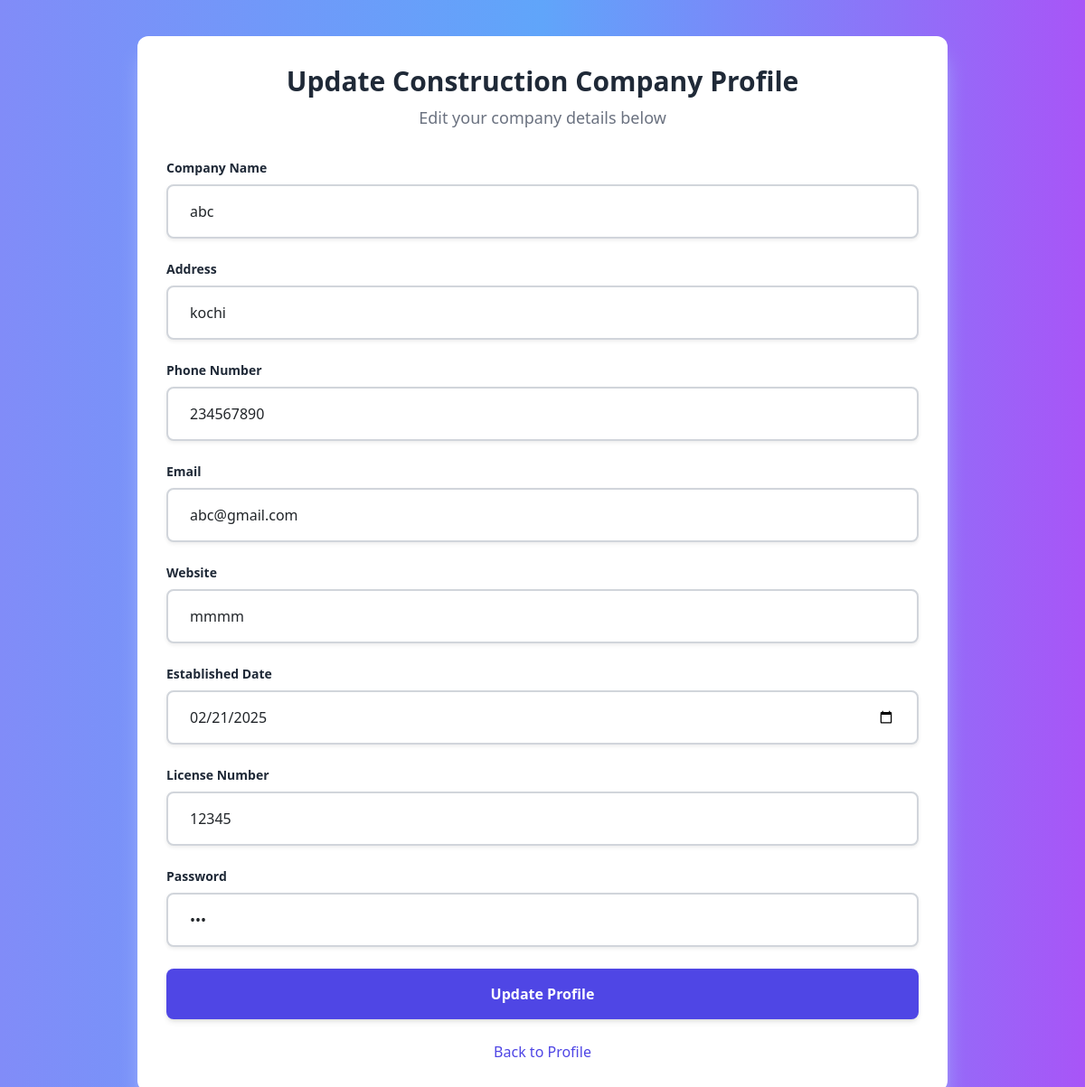
The app's page /constupdateprofile/ (signed in) with its own data.
### realapp/models.py (models this page shows, shortened)
class Construction(models.Model):
    name = models.CharField(max_length=255)
    address = models.CharField(max_length=500)
    phone_no = models.CharField(max_length=15)
    email = models.EmailField()
    website = models.URLField(blank=True, null=True)
    established_date = models.DateField()
    license_no = models.CharField(max_length=100, unique=True)
    password=models.CharField(max_length=10)

### realapp/views.py (the view, shortened to what this page needs)
# urls.py: path('constupdateprofile/', views.constupdateprofile, name='constupdateprofile'),
def constupdateprofile(request):
    if 'license_no' in request.session:
        license_no = request.session['license_no']
        try:
            user = models.Construction.objects.get(license_no=license_no)
            return render(request, 'constupdateprofile.html', {'user': user})
        except models.Construction.DoesNotExist:
            alert = "<script>alert('User not found. Please log in again.');window.location.href = '/constlogin/';</script>"
            return HttpResponse(alert)
    else:
        return redirect('/constlogin/')

### realapp/templates/constupdateprofile.html (shortened to what this page needs)
<!DOCTYPE html>
<html lang="en">
<head>
    <script src="https://cdn.tailwindcss.com"></script>
    <link href="https://cdn.jsdelivr.net/npm/bootstrap@5.3.0-alpha1/dist/css/bootstrap.min.css" rel="stylesheet">
</head>
<body class="bg-gradient-to-r from-indigo-400 via-blue-400 to-purple-500">
    <div class="container mx-auto px-4 py-10">
        <div class="max-w-4xl mx-auto bg-white p-8 rounded-xl shadow-xl shadow-indigo-300">
            <div class="text-center mb-8">
                <h2 class="text-3xl font-extrabold text-gray-800">Update Construction Company Profile</h2>
                <p class="text-lg text-gray-500 mt-2">Edit your company details below</p>
            </div>
            <form method="POST">
                <div class="mb-6">
                    <label for="name" class="block text-sm font-semibold text-gray-800 mb-2">Company Name</label>
                    <input type="text" id="name" name="name" class="w-full px-4 py-3 border-2 border-gray-300 rounded-lg shadow-sm focus:outline-none focus:ring-2 focus:ring-indigo-600 focus:border-indigo-500 transition duration-200 ease-in-out" value="{{ user.name }}" required>
                </div>
                <div class="mb-6">
                    <label for="address" class="block text-sm font-semibold text-gray-800 mb-2">Address</label>
                    <input type="text" id="address" name="address" class="w-full px-4 py-3 border-2 border-gray-300 rounded-lg shadow-sm focus:outline-none focus:ring-2 focus:ring-indigo-600 focus:border-indigo-500 transition duration-200 ease-in-out" value="{{ user.address }}" required>
                </div>
                <div class="mb-6">
                    <label for="phone_no" class="block text-sm font-semibold text-gray-800 mb-2">Phone Number</label>
                    <input type="text" id="phone_no" name="phone_no" class="w-full px-4 py-3 border-2 border-gray-300 rounded-lg shadow-sm focus:outline-none focus:ring-2 focus:ring-indigo-600 focus:border-indigo-500 transition duration-200 ease-in-out" value="{{ user.phone_no }}" required>
                </div>
                <div class="mb-6">
                    <label for="email" class="block text-sm font-semibold text-gray-800 mb-2">Email</label>
                    <input type="email" id="email" name="email" class="w-full px-4 py-3 border-2 border-gray-300 rounded-lg shadow-sm focus:outline-none focus:ring-2 focus:ring-indigo-600 focus:border-indigo-500 transition duration-200 ease-in-out" value="{{ user.email }}" required>
                </div>
                <div class="mb-6">
                    <label for="website" class="block text-sm font-semibold text-gray-800 mb-2">Website</label>
                    <input type="text" id="website" name="website" class="w-full px-4 py-3 border-2 border-gray-300 rounded-lg shadow-sm focus:outline-none focus:ring-2 focus:ring-indigo-600 focus:border-indigo-500 transition duration-200 ease-in-out" value="{{ user.website }}" required>
                </div>
                <div class="mb-6">
                    <label for="established_date" class="block text-sm font-semibold text-gray-800 mb-2">Established Date</label>
                    <input type="date" id="established_date" name="established_date"  class="w-full px-4 py-3 border-2 border-gray-300 rounded-lg shadow-sm focus:outline-none focus:ring-2 focus:ring-indigo-600 focus:border-indigo-500 transition duration-200 ease-in-out" value="{{ user.established_date|date:'Y-m-d' }}" required>
                </div>
                <div class="mb-6">
                    <label for="license_no" class="block text-sm font-semibold text-gray-800 mb-2">License Number</label>
                    <input type="text" id="license_no" name="license_no" class="w-full px-4 py-3 border-2 border-gray-300 rounded-lg shadow-sm focus:outline-none focus:ring-2 focus:ring-indigo-600 focus:border-indigo-500 transition duration-200 ease-in-out" value="{{ user.license_no }}" required>
                </div>
                <div class="mb-6">
                    <label for="password" class="block text-sm font-semibold text-gray-800 mb-2">Password</label>
                    <input type="password" id="password" name="password" class="w-full px-4 py-3 border-2 border-gray-300 rounded-lg shadow-sm focus:outline-none focus:ring-2 focus:ring-indigo-600 focus:border-indigo-500 transition duration-200 ease-in-out"value="{{ user.password }}" required>
                </div>
                <div class="mb-4">
                    <button type="submit" class="w-full bg-indigo-600 text-white font-semibold py-3 rounded-lg shadow-md hover:bg-indigo-700 transition duration-200 ease-in-out focus:outline-none focus:ring-2 focus:ring-indigo-300">
                        Update Profile
                    </button>
                </div>
            </form>
            <div class="text-center">
                <a href="/constprofile" class="text-indigo-600 hover:underline">Back to Profile</a>
            </div>
        </div>
    </div>
</body>
</html>

### records on screen
Construction: name "abc", address "kochi", phone_no "234567890", email "abc@gmail.com", website "mmmm", established_date "02/21/2025", license_no "12345"
